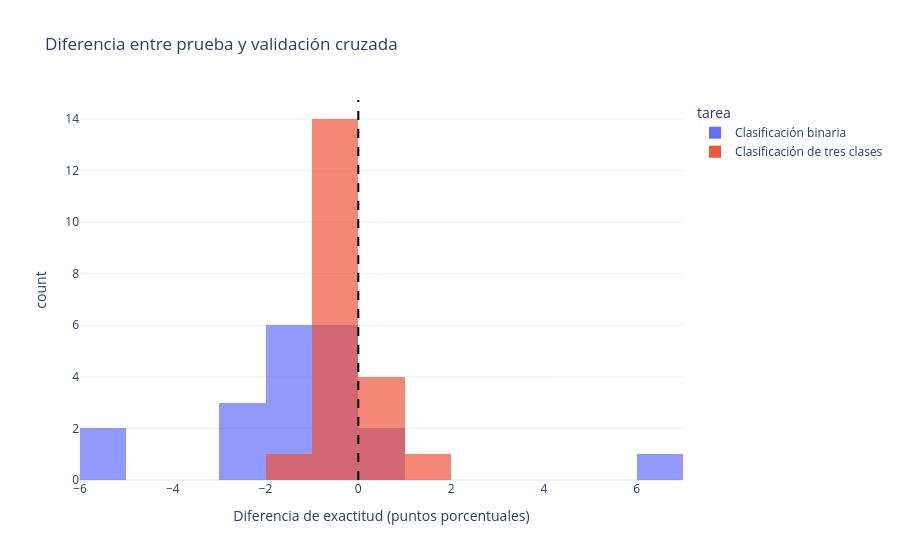

Notebook source saved alongside this figure:
### Markdown cell above
### Gráfico 6. Diferencia entre prueba y validación

Para cada modelo se calcula la exactitud de prueba menos la exactitud media de validación cruzada. Un valor positivo indica que la prueba quedó por encima del promedio de validación; uno negativo indica lo contrario. 

**Hallazgo principal:** la diferencia mediana es de −1.11 puntos porcentuales en binaria y −0.31 en tres clases.

### Code cell
gap_data = top20.assign(
    tarea=top20["dataset"].map({
        "binary": "Clasificación binaria",
        "3classes": "Clasificación de tres clases",
    }),
    diferencia_pp=(top20["test_accuracy"] - top20["cv_accuracy_mean"]) * 100,
)

fig = px.histogram(
    gap_data,
    x="diferencia_pp",
    color="tarea",
    barmode="overlay",
    opacity=0.7,
    title="Diferencia entre prueba y validación cruzada",
    labels={
        "diferencia_pp": "Diferencia de exactitud (puntos porcentuales)",
        "count": "Cantidad de modelos",
    },
    template="plotly_white",
)
fig.add_vline(x=0, line_dash="dash", line_color="black")
fig.show()

### Figure 1 — Plotly figure (JSON) as saved in the notebook; plotly's stock layout.template omitted (floating-point values rounded to 4 significant figures)
{"data": [{"bingroup": "x", "hovertemplate": "tarea=Clasificación binaria<br>Diferencia de exactitud (puntos porcentuales)=%{x}<br>count=%{y}<extra></extra>", "legendgroup": "Clasificación binaria", "marker": {"color": "#636efa", "opacity": 0.7, "pattern": {"shape": ""}}, "name": "Clasificación binaria", "orientation": "v", "showlegend": true, "type": "histogram", "x": [-0.1132, 6.962, -1.998, -2.174, -0.76, -2.788, -2.129, -1.535, -0.754, -5.436, -5.436, -1.128, -1.845, -1.845, -1.096, -0.3471, -0.06331, 0.3436, 0.7825, -0.7156], "xaxis": "x", "yaxis": "y"}, {"bingroup": "x", "hovertemplate": "tarea=Clasificación de tres clases<br>Diferencia de exactitud (puntos porcentuales)=%{x}<br>count=%{y}<extra></extra>", "legendgroup": "Clasificación de tres clases", "marker": {"color": "#EF553B", "opacity": 0.7, "pattern": {"shape": ""}}, "name": "Clasificación de tres clases", "orientation": "v", "showlegend": true, "type": "histogram", "x": [-0.7571, 1.351, -0.08239, 0.8493, -0.5837, -0.5836, -0.7743, -0.2405, 0.5877, -0.2241, -0.3823, 0.4458, -0.3334, -0.9382, -1.025, -0.2846, -0.1809, -0.3392, 0.2982, -0.4264], "xaxis": "x", "yaxis": "y"}], "layout": {"barmode": "overlay", "legend": {"title": {"text": "tarea"}, "tracegroupgap": 0}, "shapes": [{"line": {"color": "black", "dash": "dash"}, "type": "line", "x0": 0, "x1": 0, "xref": "x", "y0": 0, "y1": 1, "yref": "y domain"}], "title": {"text": "Diferencia entre prueba y validación cruzada"}, "xaxis": {"anchor": "y", "domain": [0, 1], "title": {"text": "Diferencia de exactitud (puntos porcentuales)"}}, "yaxis": {"anchor": "x", "domain": [0, 1], "title": {"text": "count"}}}}
